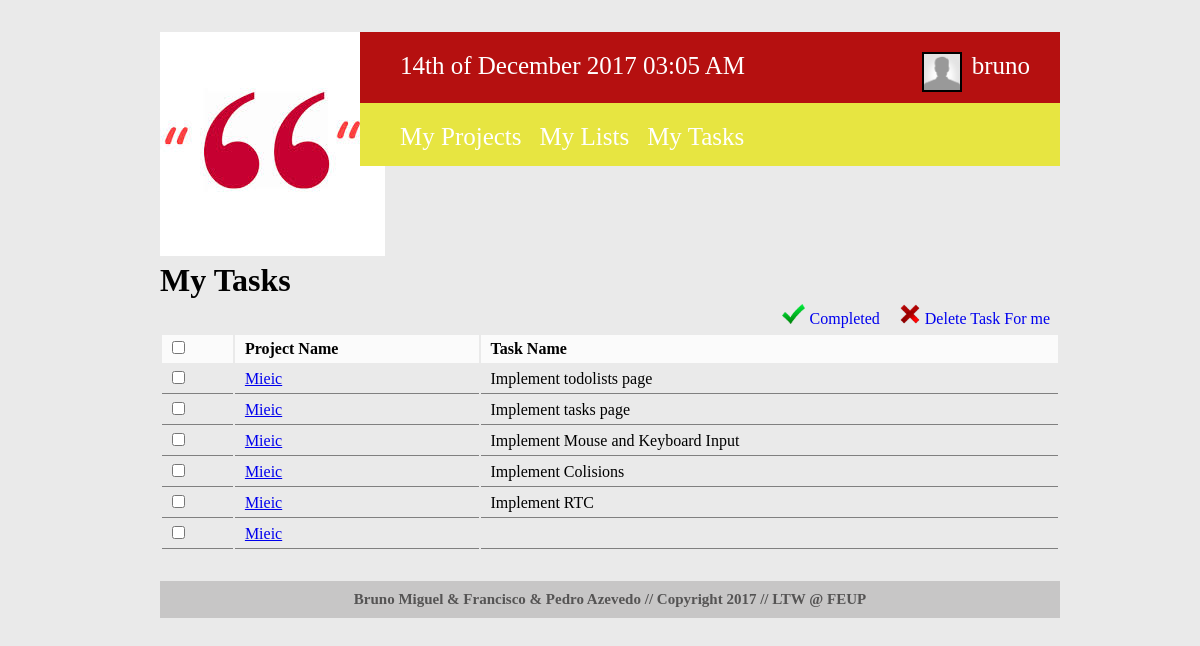
Before: /mytasks.php?id=3 (signed in) with the older database file.
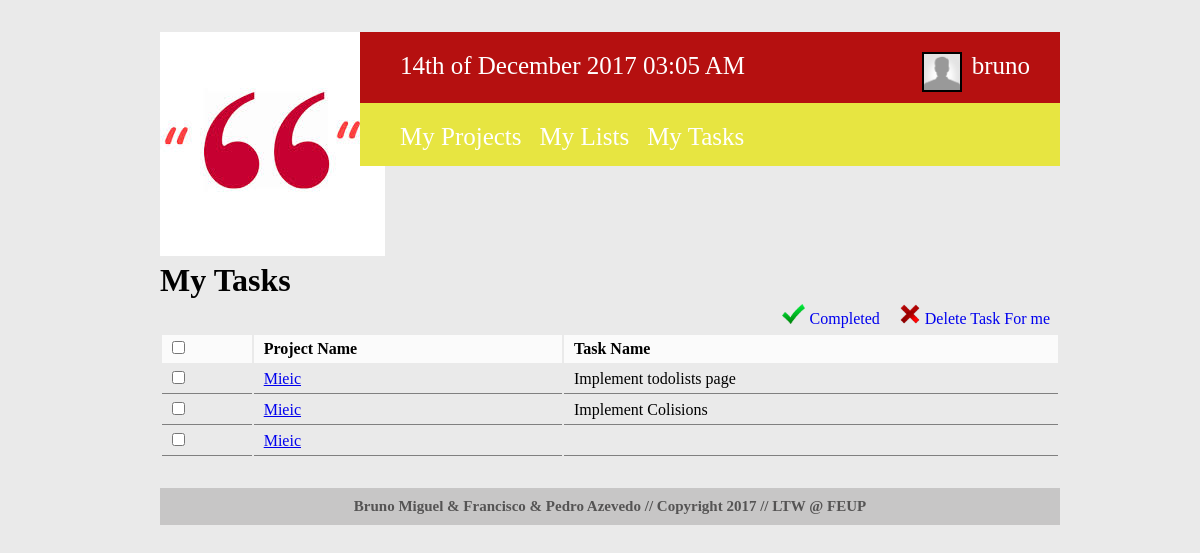
After: the same page with the newer database file.
### tables this page shows
CREATE TABLE projectTaskUsers (
	project_id 	INTEGER REFERENCES projects,
	task_id 	INTEGER REFERENCES tasks,
	user_id 	INTEGER REFERENCES users,
	
	PRIMARY KEY (project_id, task_id, user_id)
);

CREATE TABLE projects (
	project_id 		INTEGER PRIMARY KEY AUTOINCREMENT,
	project_name 	VARCHAR(50) NOT NULL,
	user_id 		INTEGER REFERENCES users
);

CREATE TABLE tasks (
	task_id 			INTEGER PRIMARY KEY AUTOINCREMENT,
	task_name 			VARCHAR(50) NOT NULL,
	task_description	VARCHAR(500),
	task_completed		INTEGER NOT NULL, /*0 not completed 1 completed (false,true)*/
	limit_day			INTEGER NOT NULL,
	limit_month			INTEGER NOT NULL,
	limit_year			INTEGER NOT NULL
);

### mytasks.php (called while the page is built, shortened)
<?php
$mytasks_section = "mytasks";
include_once('./templates/html_header.php');
include_once('./templates/html_mytasks.php');
include_once('./templates/html_footer.php');
?>

### database/db.php (called while the page is built, shortened)
<?php
    class Database {
        private $database;
        public function __construct($sqlite_file_path) {
            try {
                $this->base_path = $_SERVER['SERVER_NAME'] . $_SERVER['PHP_SELF'];
                $this->database = new PDO('sqlite:' . $sqlite_file_path);
                $this->database->setAttribute(PDO::ATTR_ERRMODE, PDO::ERRMODE_EXCEPTION);
            }
            catch (PDOException $e) {
                echo 'Connection to database failed: ' . $e->getMessage();
            }
        }
		public function get_project_by_project_id($project_id) {
			$statement = $this->database->prepare('SELECT * FROM projects WHERE project_id = ?');
			$statement->execute(array($project_id));
			return $statement->fetch();
		}
		public function get_tasks_from_user($user_id) {
			$statement = $this->database->prepare('SELECT * FROM projectTaskUsers WHERE user_id = ?');
			$statement->execute(array($user_id));
			return $statement->fetchAll();
		}
		public function getTaskFromTaskId($task_id)
        {
            $statement = $this->database->prepare('SELECT * FROM tasks WHERE task_id= ?');
            $statement->execute(array($task_id));
            return $statement->fetch();
        }
    }
?>

### templates/html_mytasks.php (the view, shortened to what this page needs)
<?
include_once('./database/db.php');
$db = new Database('./database/helpo.db');
?>
<div id="mytasks">
<h1>My Tasks</h1>
<div id="mytaskscontent">
    <a href="#"><div class="button" id="delete"><img src="./images/delete-icon.png"/>Delete Task For me</div></a>
	<a href="#"><div class="button" id="completed"><img src="./images/check_mark.png"/>Completed</div></a>
<form>
  <table class="list mytaskslist" id="<? echo $mytasks_section; ?>table" >
    <tr>
      <td><input class="checkboxcontrol" type="checkbox"/></td>
      <td>Project Name</td>
	  <td>Task Name</td>
    </tr><?
	$alltasks = $db->get_tasks_from_user($_GET['id']);
	foreach($alltasks as $alltask){
		$project = $db->get_project_by_project_id($alltask['project_id']);
		$task = $db->getTaskFromTaskId($alltask['task_id']);
		echo '<tr>';
		echo '<td><input id="' . $task['task_id'] . '" type="checkbox"/></td>';
		echo '<td><a id="' . $project['project_name'] . '"href="projects.php?id=' . $project['project_id'] . '" >' . $project['project_name'] .'</a></td>';
		echo '<td><a id="' . $task['task_name'] .'">' . $task['task_name'] . '</a></td>';
		echo '</tr>';
	}
?></table>
</form>
</div>
</div>

### templates/html_header.php (shortened to what this page needs)
<?php
   require_once('database/db.php');
?>
<!DOCTYPE html>
  <html>
    <head>
      <link rel="stylesheet" href="css/header.css">
    </head>
    <body>
      <div id="header">
        <div id="logo">
          <a href="home.php"><img src="images/logo.jpg" alt="Logo" /></a>
        </div>
        <div id="redLine">
          <?
            echo '<div class="text dateheader">' . date('jS \of F Y h:i A') . '</div>';
            if (isset($_SESSION['loggedin']))
            {
               echo '<div id="usershow"><a href="profile_page.php?id='. $_SESSION['userid'] . '">';
               if ($_SESSION['useravatar'] != NULL) {
                  echo '<img class="mini_avatar" src="' . $_SESSION['useravatar'] . '"/>';
               } else {
                  echo '<img class="mini_avatar" src="./images/default-avatar.png"/>';
               }
               echo '<div class="text">' . $_SESSION['username'] . '</div></a>';
               echo '<div id="usermenu">';
               echo '<a href="./templates/actions/action_logout.php"><p> Log out </p></a></div></div>';
            }else {?>
            <?}?>
        </div>
        <div id="yellowLine">
           <?
				echo '<a href="projects.php?id=' . $_SESSION['userid'] .'"><div class="text">My Projects</div></a>';
                echo '<a href="todolists.php?id=' . $_SESSION['userid'] .'"><div class="text">My Lists</div></a>';
				echo '<a href="mytasks.php?id=' . $_SESSION['userid'] .'"><div class="text">My Tasks</div></a>';
           ?>
        </div>
      </div>

### templates/html_footer.php (shortened to what this page needs)
    <div id="footer">
      Bruno Miguel & Francisco & Pedro Azevedo // Copyright 2017 // LTW @ FEUP
    </div>
  </body>
</html>

### css/header.css (style rules this page uses)
* { margin: 0px; font-family: Trebuchet MS; }
body { width: 900px; margin: 2em 10em 3em 10em; background-color: #eaeaea; position: relative; }
div#header { height: 200px; padding: 0px; margin-bottom: 30px; }
div#header div.text { font-size: 25px; color: white; padding-top: 20px; padding-left: 10px; padding-right: 30px; }
#logo { margin: 0px; padding-left: 0px; width: 200px; float: left; }
div.dateheader { margin-left: 30px; }
#redLine { background-color: #b51010; float: left; width: 700px; height: 71px; }
div#redLine div.text { float: left; height: 100%; }
#yellowLine { background-color: #e7e541; float: left; width: 700px; height: 63px; }
div#yellowLine div.text { float: left; height: 100%; padding: 20px 8px 0px 10px; }
div#yellowLine a:first-child div.text { margin-left: 30px; }
.button img { height: 20px; margin-right: 5px; }
.button { float: right; padding: 0px 10px; padding-top: 5px; vertical-align: top; }
.list { width: 100%; float: left; margin-top: 5px; }
.list tr td { padding: 5px 10px; }
.list tr:first-child td { font-weight: bold; background-color: rgba(255, 255, 255, 0.8); }
.list tr:not(:first-child) td { border-bottom: 1px gray solid; }
#usershow { font-size: 25px; color: white; padding-top: 20px; padding-left: 10px; padding-right: 30px; float: right; height: 100%; }
#usershow .text { padding-top: 0px !important; padding-left: 0px !important; padding-right: 0px !important; }
img.mini_avatar { width: 36px; position: relative; clip: rect(0px, 40px, 40px, 0px); float: left; border: 2px double black; margin-right: 10px; }
div#footer { width: 900px; float: left; background-color: #c7c6c6; color: #555454; margin-top: 30px; text-align: center; padding: 10px 0px; font-weight: bold; font-size: 15px; }

Changed rows visible on the page:
removed projecttaskusers: project.project_name "Mieic", task.task_name "Implement tasks page"
removed projecttaskusers: project.project_name "Mieic", task.task_name "Implement Mouse and Keyboard Input"
removed projecttaskusers: project.project_name "Mieic", task.task_name "Implement RTC"
